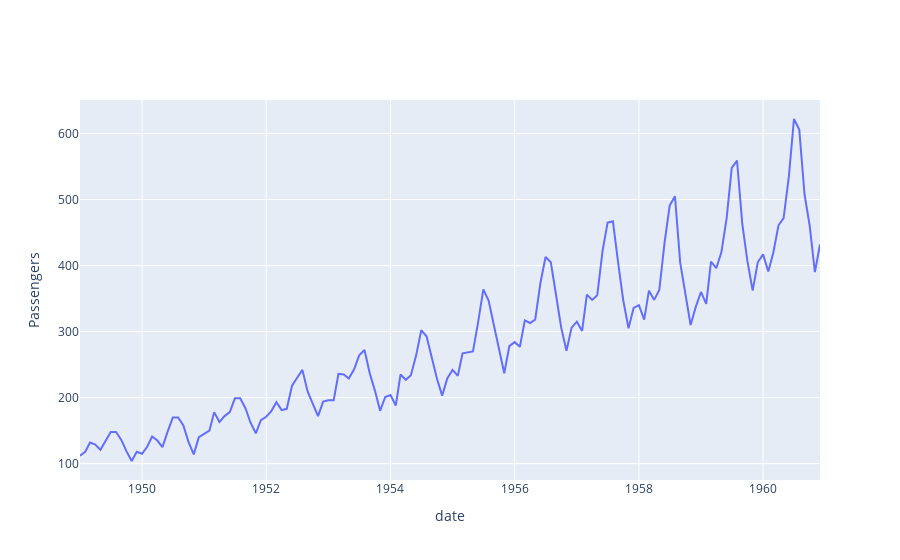

Write notebook code for a chart like this one.
### Code cell
timeax='Month'
values_col='Passengers'
fig=go.Figure()
fig.add_trace(go.Scatter(x=data[timeax],y=data[values_col],mode='lines'))
fig.update_xaxes(title='date')
fig.update_yaxes(title='Passengers')
fig.show()

### Figure 1 — Plotly figure (JSON) as saved in the notebook; plotly's stock layout.template omitted (floating-point values rounded to 4 significant figures; data arrays with more than 128 entries replaced by an {"elided": "..."} marker saying what was removed)
{"data": [{"mode": "lines", "type": "scatter", "x": {"elided": "144 str values"}, "y": {"elided": "144 int values"}}], "layout": {"xaxis": {"title": {"text": "date"}}, "yaxis": {"title": {"text": "Passengers"}}}}
